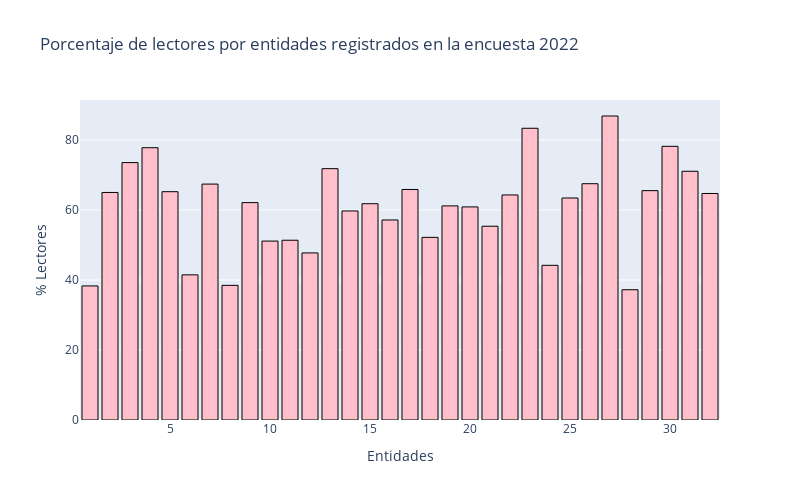

This figure's notebook cell:
### Code cell
fig0= go.Figure(data = data, layout = layout)
iplot(fig0)

### Figure 1 — Plotly figure (JSON) as saved in the notebook; plotly's stock layout.template omitted (floating-point values rounded to 4 significant figures)
{"data": [{"marker": {"color": "pink", "line": {"color": "black", "width": 1}}, "orientation": "v", "type": "bar", "x": [1, 2, 3, 4, 5, 6, 7, 8, 9, 10, 11, 12, 13, 14, 15, 16, 17, 18, 19, 20, 21, 22, 23, 24, 25, 26, 27, 28, 29, 30, 31, 32], "y": [38.3, 65, 73.53, 77.78, 65.22, 41.46, 67.39, 38.46, 62.1, 51.11, 51.35, 47.73, 71.79, 59.72, 61.78, 57.14, 65.85, 52.17, 61.16, 60.87, 55.36, 64.29, 83.33, 44.19, 63.41, 67.5, 86.84, 37.21, 65.52, 78.18, 71.05, 64.71]}], "layout": {"barmode": "group", "height": 500, "title": {"text": "Porcentaje de lectores por entidades registrados en la encuesta 2022"}, "width": 800, "xaxis": {"title": {"text": "Entidades"}}, "yaxis": {"title": {"text": "% Lectores"}}}}
